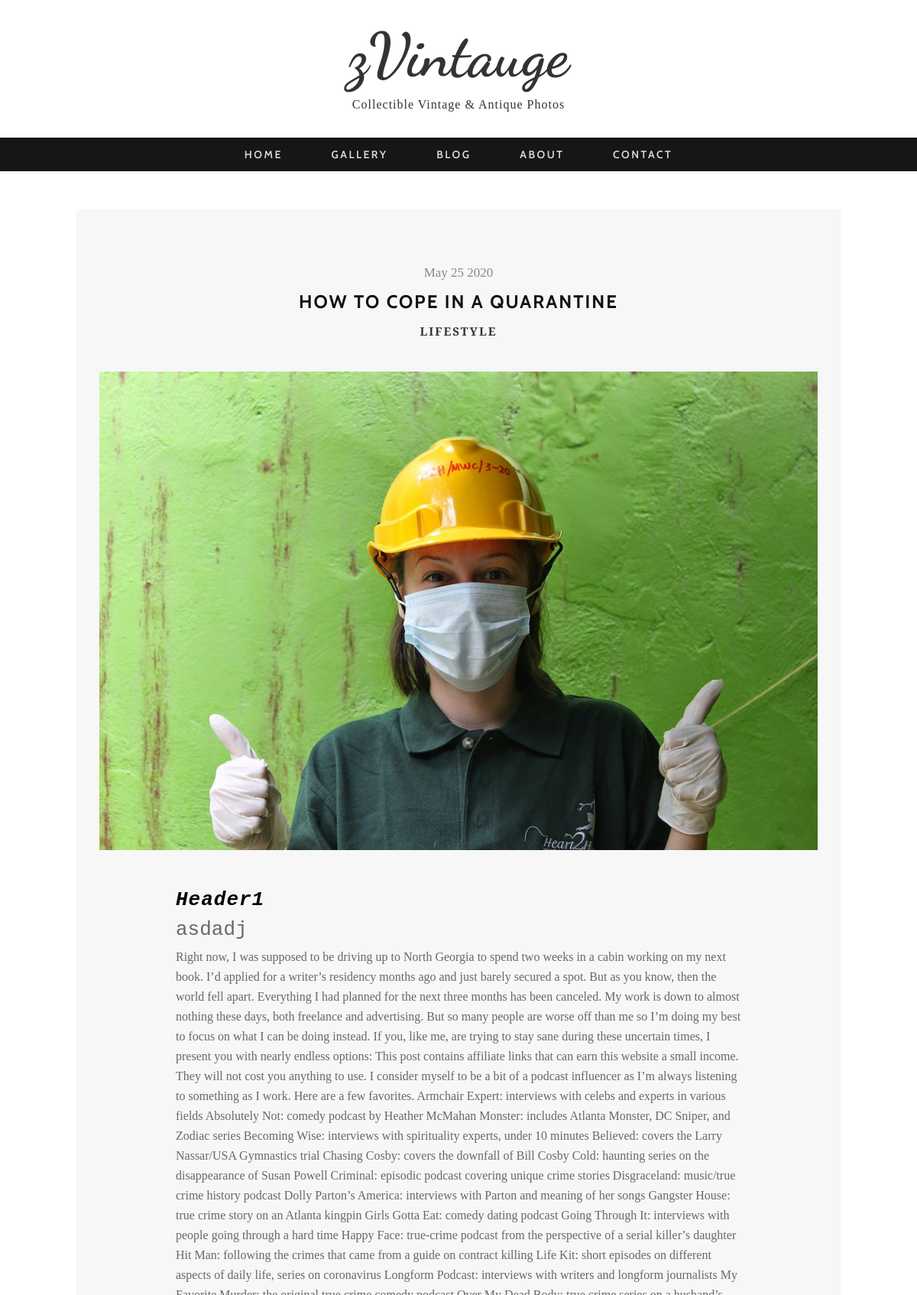
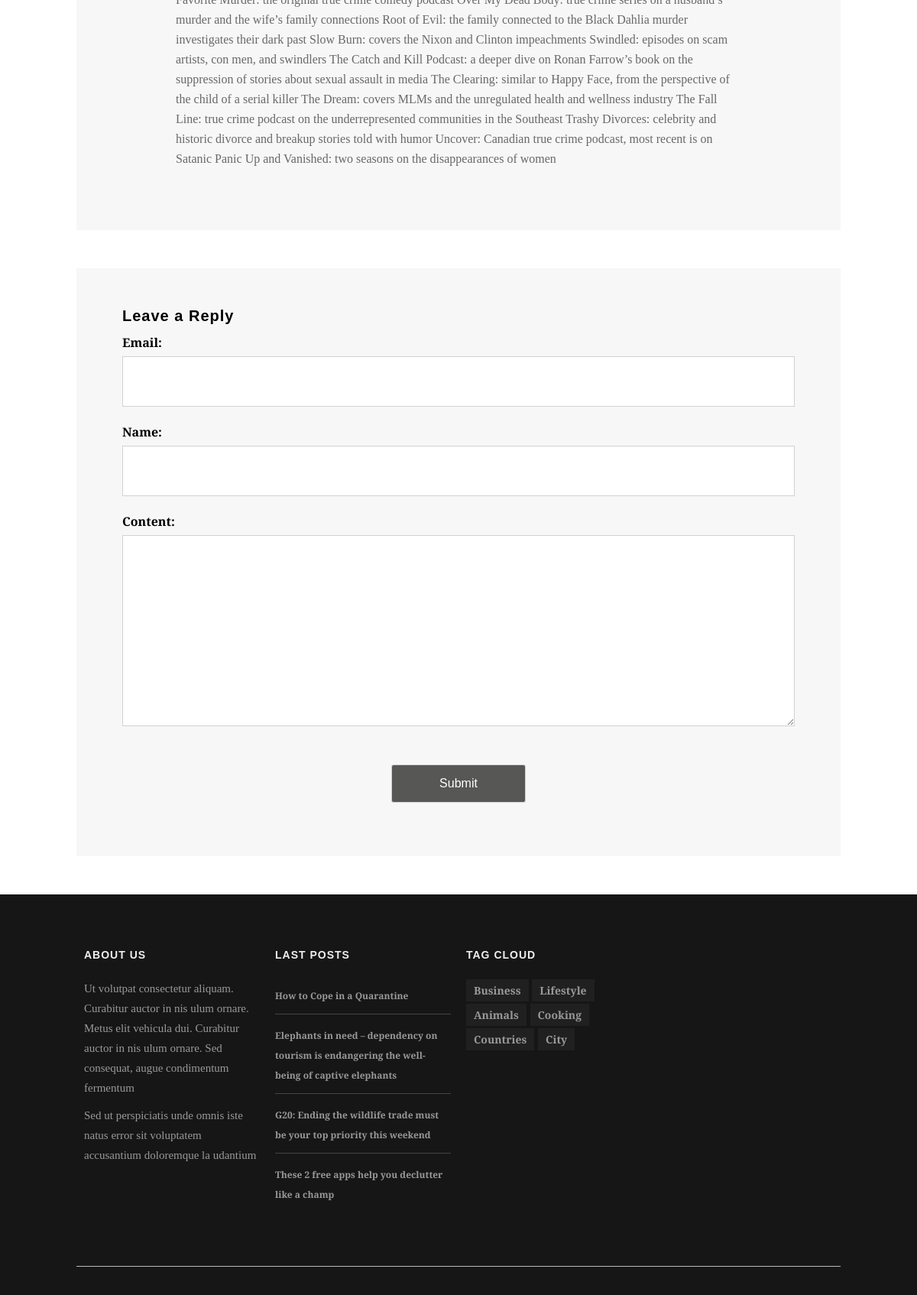
Page /blog/8/ (upper part) on the committed database (2 pictures, top to bottom).
### blog/models.py (models this page shows, shortened)
class Article(models.Model):
    title = models.CharField(max_length = 255)
    min_text = models.CharField(max_length = 1023, blank = True, default="")
    text = models.TextField()
    tags = models.ManyToManyField(Tag)
    date_created = models.DateTimeField(auto_now_add = True)
    image = models.ImageField(upload_to = 'images', null = True, blank = True)
    def get_absolute_url(self):
        return reverse('article_detail_url', kwargs = { 'id' : self.id })

class Tag(models.Model):
    name = models.CharField(max_length = 50)
    def get_absolute_url(self):
        return reverse('tag_detail_url', kwargs = { 'tagname' : self.name })

### blog/views.py (the view, shortened to what this page needs)
# urls.py: path('<int:id>/', views.ArticleDetail.as_view(), name = 'article_detail_url'),
class ArticleDetail(View):
    def get(self, request, id):
        article = Article.objects.get(id = id)
        form = ReplyForm()
        context = {
            'article': article,
            'form': form
        }
        return render(request, 'blog/article_detail.html', context)

### blog/forms.py
class ReplyForm(forms.ModelForm):
    class Meta:
        model = Reply
        exclude = ('article', 'date_created')

### blog/templatetags/blog_extras.py (called while the page is built)
@register.simple_tag
def get_tags():
    tags = Tag.objects.all()
    return tags

@register.simple_tag
def get_last_posts():
    posts = Article.objects.order_by('-date_created')[:4]
    return posts

### blog/templates/blog/article_detail.html (shortened to what this page needs)
{% extends 'base_blog.html' %}
{% block content %}
<section id="container">
    <div class="wrap-container">
        <div id="main-content">
            <div class="wrap-content">
                <div class="row">
                    <article class="single-post zerogrid">
                        <div class="row wrap-post">
                            <div class="entry-header">
                                <span class="time">{{ article.date_created|date:'F j Y' }}</span>
                                <h2 class="entry-title"><a href="#">{{ article.title }}</a></h2>
                                <span class="cat-links">
                                    {% include 'includes/tags_list.html' %}
                                </span>
                            </div>
                            <div class="post-thumbnail-wrap">
                                {% if article.image %}
                                    <img src="{{ article.image.url }}" alt="{{ article.image }}"/>
                                {% endif %}
                            </div>
                            <div class="entry-content">
                                {{ article.text|safe }}
                            </div>
                        </div>
                    </article>
                    <div class="zerogrid">
                        <div class="comments-are">
                            <div id="comment">
                                <h3>Leave a Reply</h3>
                                <form name="comment_form" id="comment_form" method="post" action="">
                                    {{ form.as_p }}
                                    <center><input class="sendButton" type="submit" name="submitcomment" value="Submit"></center>
                                </form>
                            </div>
                        </div>
                    </div>
                </div>
            </div>
        </div>
    </div>
</section>
{% endblock content %}

### blog/templates/includes/tags_list.html
{% for tag in article.tags.all %}
    {% if forloop.counter == article.tags.all.count %}
        <a href="{{ tag.get_absolute_url }}">{{ tag.name }}</a>
    {% else %}
        <a href="{{ tag.get_absolute_url }}">{{ tag.name }}</a>,
    {% endif %}
{% endfor %}

### blog/templates/includes/footer.html (shortened to what this page needs)
{% load blog_extras %}
<footer>
    <div class="zerogrid wrap-footer">
        <div class="row">
            <div class="col-1-4 col-footer-1">
                <div class="wrap-col">
                    <h3 class="widget-title">About Us</h3>
                    <p>Ut volutpat consectetur aliquam. Curabitur auctor in nis ulum ornare. Metus elit vehicula dui. Curabitur auctor in nis ulum ornare. Sed consequat, augue condimentum fermentum</p>
                    <p>Sed ut perspiciatis unde omnis iste natus error sit voluptatem accusantium doloremque la udantium</p>
                </div>
            </div>
            <div class="col-1-4 col-footer-2">
                <div class="wrap-col">
                    <h3 class="widget-title">Last Posts</h3>
                    <ul>
                        {% get_last_posts as posts %}
                        {% for post in posts %}
                            <li><a href="{{ post.get_absolute_url }}">{{ post.title }}</a></li>
                        {% endfor %}
                    </ul>
                </div>
            </div>
            <div class="col-1-4 col-footer-3">
                <div class="wrap-col">
                    <h3 class="widget-title">Tag Cloud</h3>
                    {% get_tags as tags %}
                    {% for tag in tags %}
                        <a href="{{ tag.get_absolute_url }}">{{ tag.name }}</a>
                    {% endfor %}
                </div>
            </div>
        </div>
    </div>
    <div class="zerogrid bottom-footer">
    </div>
</footer>

### static/css/zerogrid.css (style rules this page uses)
.zerogrid { width: 1000px; position: relative; margin: 0 auto; padding: 0px; }
.zerogrid:after { content: "\0020"; display: block; height: 0; clear: both; visibility: hidden; }
.zerogrid .row:before,.row:after { content: '\0020'; display: block; overflow: hidden; visibility: hidden; width: 0; height: 0; }
.zerogrid .row:after { clear: both; }
.zerogrid .row { zoom: 1; }
.zerogrid .wrap-col { margin:10px; }
.zerogrid .col-1-2, .zerogrid .col-1-3, .zerogrid .col-2-3, .zerogrid .col-1-4, .zerogrid .col-2-4, .zerogrid .col-3-4, .zerogrid .col-1-5, .zerogrid .col-2-5, .zerogrid .col-3-5, .zerogrid .col-4-5, .zerogrid .col-1-6, .zerogrid .col-2-6, .zerogrid .col-3-6, .zerogrid .col-4-6, .zerogrid .col-5-6 { float:left; display: inline-block; }
.zerogrid .col-1-4,.zerogrid .col-1-4-fixed { width:25%; }

### rows in the picture
Article: date_created "May 25 2020", title "HOW TO COPE IN A QUARANTINE", image (picture), text "Header1 asdadj Right now, I was supposed to be driving up to North Georgia to spend two weeks in a cabin working on my next book. I’d applied for a writer’s residency months ago and just barely secured a spot. But as you know, then the world fell apart. Everything I had planned for the next three months has been canceled. My work is down to almost nothing these days, both freelance and advertising. But so many people are worse off than me so I’m doing my best to focus on what I can be doing instead. If you, like me, are trying to stay sane during these uncertain times, I present you with nearly endless options: This post contains affiliate links that can earn this website a small income.…", title "How to Cope in a Quarantine"
Tag: name "LIFESTYLE", name "Lifestyle"
Article: title "Elephants in need – dependency on tourism is endangering the well-being of captive elephants"
Article: title "G20: Ending the wildlife trade must be your top priority this weekend"
Article: title "These 2 free apps help you declutter like a champ"
Tag: name "Business"
Tag: name "Animals"
Tag: name "Cooking"
Tag: name "Countries"
Tag: name "City"
